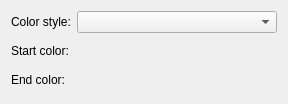
<?xml version="1.0" encoding="UTF-8"?>
<ui version="4.0">
 <class>KMLExportOptionWidget</class>
 <widget class="QWidget" name="KMLExportOptionWidget">
  <property name="geometry">
   <rect>
    <x>0</x>
    <y>0</y>
    <width>283</width>
    <height>104</height>
   </rect>
  </property>
  <layout class="QFormLayout" name="formLayout">
   <item row="0" column="0">
    <widget class="QLabel" name="colorStyleLabel">
     <property name="text">
      <string>Color style:</string>
     </property>
    </widget>
   </item>
   <item row="0" column="1">
    <widget class="QComboBox" name="colorStyleComboBox">
     <property name="minimumSize">
      <size>
       <width>200</width>
       <height>0</height>
      </size>
     </property>
    </widget>
   </item>
   <item row="1" column="0">
    <widget class="QLabel" name="startColorLabel">
     <property name="text">
      <string>Start color:</string>
     </property>
    </widget>
   </item>
   <item row="1" column="1">
    <layout class="QHBoxLayout" name="horizontalLayout_2">
     <item>
      <widget class="QToolButton" name="allStartColorToolButton">
       <property name="acceptDrops">
        <bool>false</bool>
       </property>
       <property name="toolTip">
        <string>All engines</string>
       </property>
       <property name="text">
        <string/>
       </property>
       <property name="autoRaise">
        <bool>true</bool>
       </property>
      </widget>
     </item>
     <item>
      <widget class="QToolButton" name="jetStartColorToolButton">
       <property name="toolTip">
        <string>Jet engines</string>
       </property>
       <property name="text">
        <string/>
       </property>
       <property name="autoRaise">
        <bool>true</bool>
       </property>
      </widget>
     </item>
     <item>
      <widget class="QToolButton" name="turbopropStartColorToolButton">
       <property name="toolTip">
        <string>Turboprop engines</string>
       </property>
       <property name="text">
        <string/>
       </property>
       <property name="autoRaise">
        <bool>true</bool>
       </property>
      </widget>
     </item>
     <item>
      <widget class="QToolButton" name="pistonStartColorToolButton">
       <property name="toolTip">
        <string>Piston engines</string>
       </property>
       <property name="text">
        <string/>
       </property>
       <property name="autoRaise">
        <bool>true</bool>
       </property>
      </widget>
     </item>
     <item>
      <spacer name="horizontalSpacer">
       <property name="orientation">
        <enum>Qt::Horizontal</enum>
       </property>
       <property name="sizeHint" stdset="0">
        <size>
         <width>40</width>
         <height>20</height>
        </size>
       </property>
      </spacer>
     </item>
    </layout>
   </item>
   <item row="2" column="0">
    <widget class="QLabel" name="endColorLabel">
     <property name="text">
      <string>End color:</string>
     </property>
    </widget>
   </item>
   <item row="2" column="1">
    <layout class="QHBoxLayout" name="horizontalLayout_3">
     <item>
      <widget class="QToolButton" name="allEndColorToolButton">
       <property name="toolTip">
        <string>All engines</string>
       </property>
       <property name="text">
        <string/>
       </property>
       <property name="autoRaise">
        <bool>true</bool>
       </property>
      </widget>
     </item>
     <item>
      <widget class="QToolButton" name="jetEndColorToolButton">
       <property name="toolTip">
        <string>Jet engines</string>
       </property>
       <property name="text">
        <string/>
       </property>
       <property name="autoRaise">
        <bool>true</bool>
       </property>
      </widget>
     </item>
     <item>
      <widget class="QToolButton" name="turbopropEndColorToolButton">
       <property name="toolTip">
        <string>Turboprop engines</string>
       </property>
       <property name="text">
        <string/>
       </property>
       <property name="autoRaise">
        <bool>true</bool>
       </property>
      </widget>
     </item>
     <item>
      <widget class="QToolButton" name="pistonEndColorToolButton">
       <property name="toolTip">
        <string>Piston engines</string>
       </property>
       <property name="text">
        <string/>
       </property>
       <property name="autoRaise">
        <bool>true</bool>
       </property>
      </widget>
     </item>
     <item>
      <spacer name="horizontalSpacer_2">
       <property name="orientation">
        <enum>Qt::Horizontal</enum>
       </property>
       <property name="sizeHint" stdset="0">
        <size>
         <width>40</width>
         <height>20</height>
        </size>
       </property>
      </spacer>
     </item>
    </layout>
   </item>
  </layout>
 </widget>
 <resources/>
 <connections/>
</ui>
